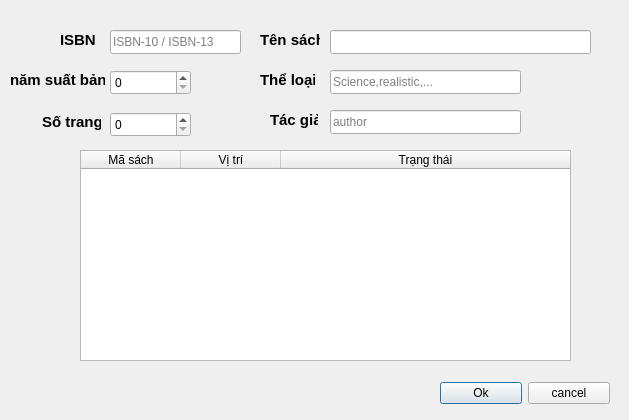
<?xml version="1.0" encoding="UTF-8"?>
<ui version="4.0">
 <class>Edit_sach</class>
 <widget class="QDialog" name="Edit_sach">
  <property name="geometry">
   <rect>
    <x>0</x>
    <y>0</y>
    <width>629</width>
    <height>420</height>
   </rect>
  </property>
  <property name="windowTitle">
   <string>Dialog</string>
  </property>
  <widget class="QTableWidget" name="tableWidget_danhmucsach_1">
   <property name="geometry">
    <rect>
     <x>80</x>
     <y>150</y>
     <width>491</width>
     <height>211</height>
    </rect>
   </property>
   <attribute name="horizontalHeaderStretchLastSection">
    <bool>true</bool>
   </attribute>
   <column>
    <property name="text">
     <string>Mã sách</string>
    </property>
   </column>
   <column>
    <property name="text">
     <string>Vị trí</string>
    </property>
   </column>
   <column>
    <property name="text">
     <string>Trạng thái</string>
    </property>
   </column>
  </widget>
  <widget class="QLabel" name="label">
   <property name="geometry">
    <rect>
     <x>60</x>
     <y>30</y>
     <width>39</width>
     <height>20</height>
    </rect>
   </property>
   <property name="styleSheet">
    <string notr="true">font-size: 15px;color:black;font-weight:700;
</string>
   </property>
   <property name="text">
    <string>ISBN </string>
   </property>
  </widget>
  <widget class="QLineEdit" name="lineEdit_ISBN_1">
   <property name="geometry">
    <rect>
     <x>110</x>
     <y>30</y>
     <width>131</width>
     <height>24</height>
    </rect>
   </property>
   <property name="maxLength">
    <number>17</number>
   </property>
   <property name="placeholderText">
    <string>ISBN-10 / ISBN-13</string>
   </property>
  </widget>
  <widget class="QLineEdit" name="lineEdit_tacgia_1">
   <property name="geometry">
    <rect>
     <x>330</x>
     <y>110</y>
     <width>191</width>
     <height>24</height>
    </rect>
   </property>
   <property name="placeholderText">
    <string>author</string>
   </property>
  </widget>
  <widget class="QLabel" name="label_4">
   <property name="geometry">
    <rect>
     <x>270</x>
     <y>110</y>
     <width>48</width>
     <height>20</height>
    </rect>
   </property>
   <property name="styleSheet">
    <string notr="true">font-size: 15px;color:black;font-weight:700;</string>
   </property>
   <property name="text">
    <string>Tác giả</string>
   </property>
  </widget>
  <widget class="QLineEdit" name="lineEdit_tensach_1">
   <property name="geometry">
    <rect>
     <x>330</x>
     <y>30</y>
     <width>261</width>
     <height>24</height>
    </rect>
   </property>
  </widget>
  <widget class="QLabel" name="label_2">
   <property name="geometry">
    <rect>
     <x>260</x>
     <y>30</y>
     <width>60</width>
     <height>20</height>
    </rect>
   </property>
   <property name="styleSheet">
    <string notr="true">font-size: 15px;color:black;font-weight:700;</string>
   </property>
   <property name="text">
    <string>Tên sách</string>
   </property>
  </widget>
  <widget class="QSpinBox" name="spinBox_namsb_1">
   <property name="geometry">
    <rect>
     <x>110</x>
     <y>70</y>
     <width>81</width>
     <height>25</height>
    </rect>
   </property>
   <property name="maximum">
    <number>10000</number>
   </property>
  </widget>
  <widget class="QLabel" name="label_5">
   <property name="geometry">
    <rect>
     <x>10</x>
     <y>70</y>
     <width>95</width>
     <height>20</height>
    </rect>
   </property>
   <property name="styleSheet">
    <string notr="true">font-size: 15px;color:black;font-weight:700;</string>
   </property>
   <property name="text">
    <string>năm suất bản</string>
   </property>
  </widget>
  <widget class="QSpinBox" name="spinBox_sotrang_1">
   <property name="geometry">
    <rect>
     <x>110</x>
     <y>112</y>
     <width>81</width>
     <height>25</height>
    </rect>
   </property>
   <property name="maximum">
    <number>100000</number>
   </property>
  </widget>
  <widget class="QLabel" name="label_3">
   <property name="geometry">
    <rect>
     <x>42</x>
     <y>112</y>
     <width>59</width>
     <height>20</height>
    </rect>
   </property>
   <property name="styleSheet">
    <string notr="true">font-size: 15px;color:black;font-weight:700;</string>
   </property>
   <property name="text">
    <string>Số trang</string>
   </property>
  </widget>
  <widget class="QLabel" name="label_6">
   <property name="geometry">
    <rect>
     <x>260</x>
     <y>70</y>
     <width>55</width>
     <height>20</height>
    </rect>
   </property>
   <property name="styleSheet">
    <string notr="true">font-size: 15px;color:black;font-weight:700;</string>
   </property>
   <property name="text">
    <string>Thể loại</string>
   </property>
  </widget>
  <widget class="QLineEdit" name="lineEdit_theloai_1">
   <property name="geometry">
    <rect>
     <x>330</x>
     <y>70</y>
     <width>191</width>
     <height>24</height>
    </rect>
   </property>
   <property name="placeholderText">
    <string>Science,realistic,...</string>
   </property>
  </widget>
  <widget class="QWidget" name="layoutWidget">
   <property name="geometry">
    <rect>
     <x>440</x>
     <y>380</y>
     <width>170</width>
     <height>26</height>
    </rect>
   </property>
   <layout class="QHBoxLayout" name="horizontalLayout">
    <item>
     <widget class="QPushButton" name="pushButton_ok">
      <property name="text">
       <string>Ok</string>
      </property>
     </widget>
    </item>
    <item>
     <widget class="QPushButton" name="pushButton_cancel">
      <property name="text">
       <string>cancel</string>
      </property>
     </widget>
    </item>
   </layout>
  </widget>
 </widget>
 <resources/>
 <connections/>
</ui>
